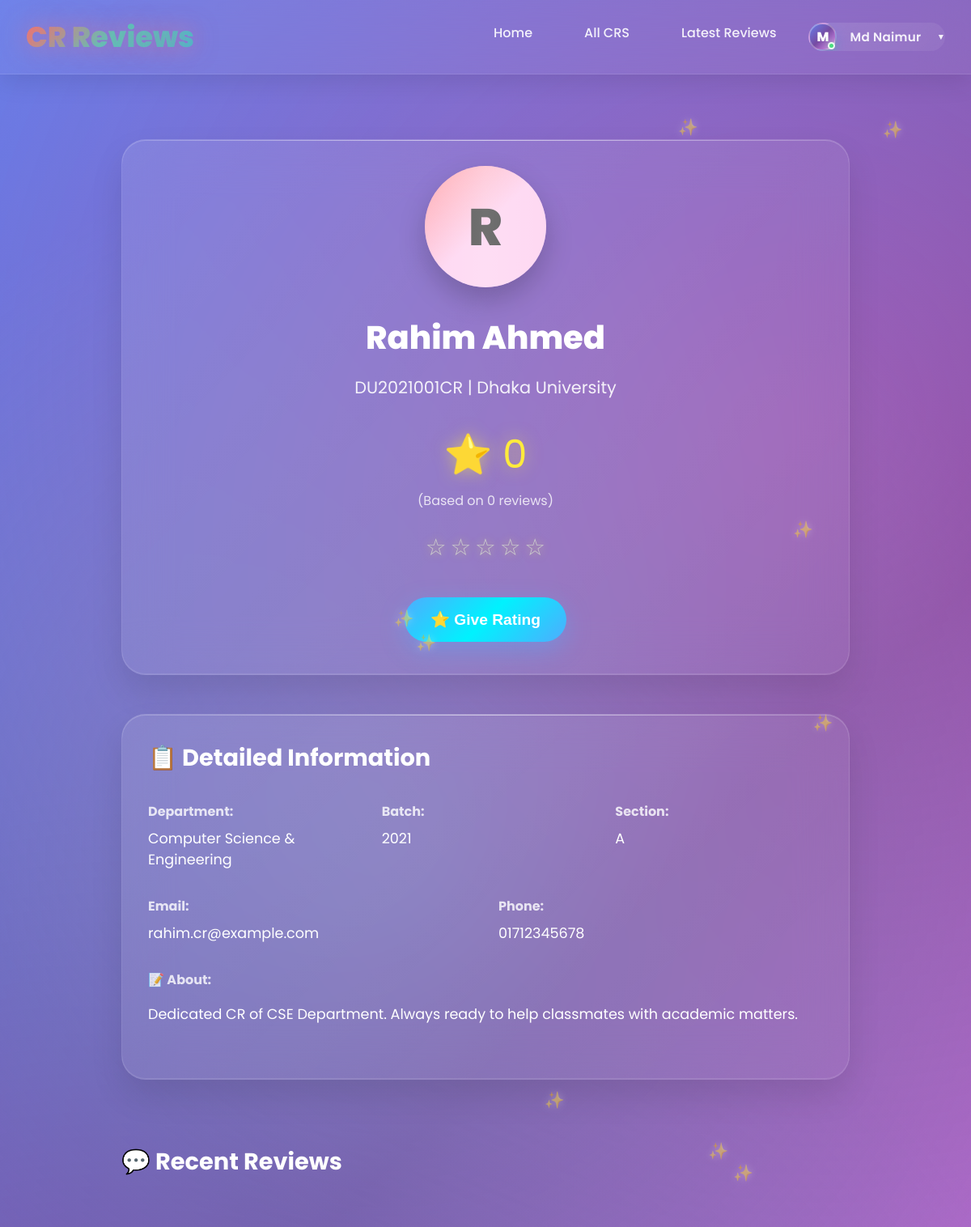
The app's page /cr_profile/rahim-ahmed/ (signed in, upper part), older data.
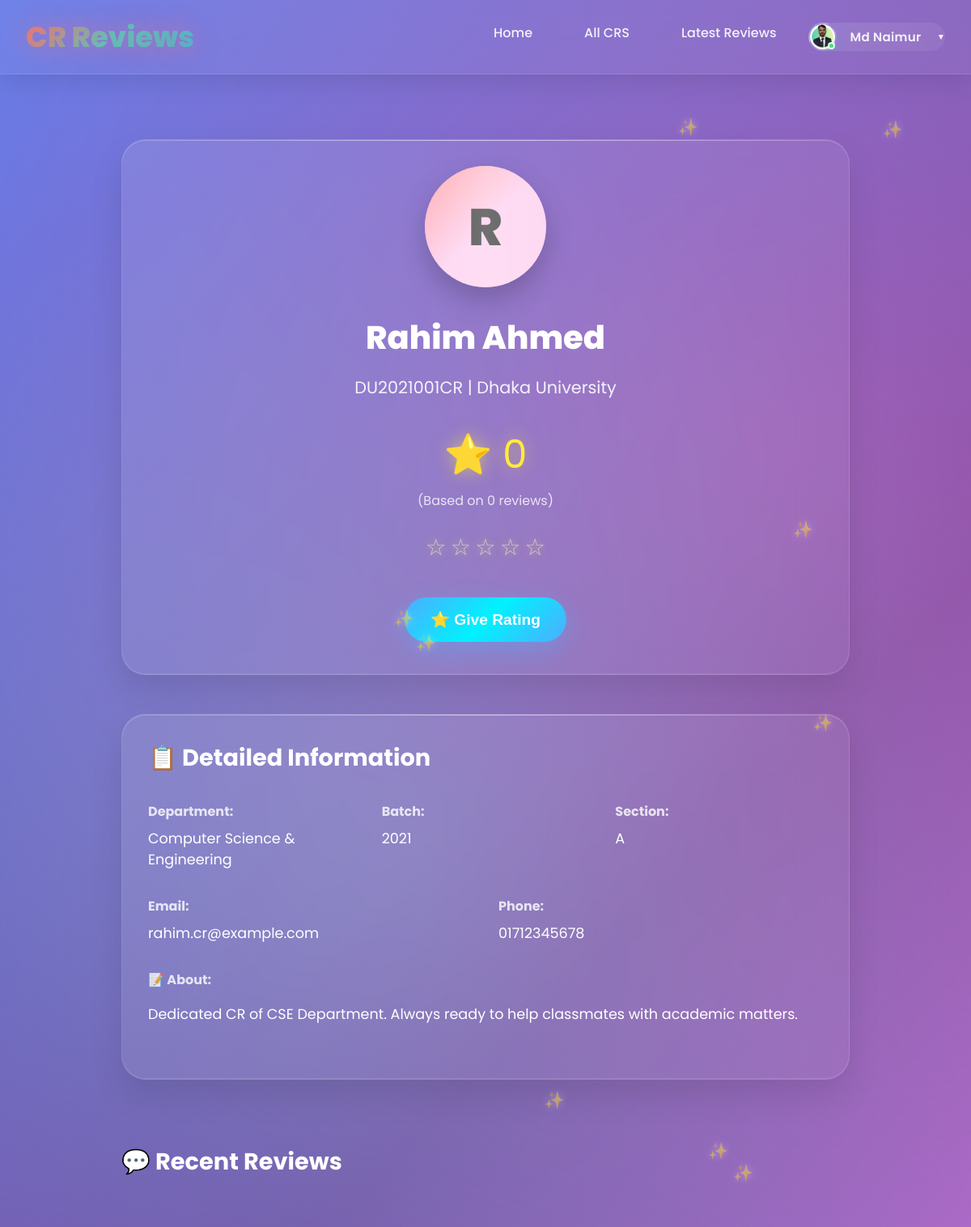
The same page, newer data.
### userprofile/models.py (models this page shows, shortened)
class User(AbstractBaseUser,PermissionsMixin):
    university=models.ForeignKey(University, on_delete=models.SET_NULL,related_name='university',null=True,blank=True)
    department=models.ForeignKey(Department, on_delete=models.SET_NULL,related_name='department',null=True,blank=True)
    profile_picture=models.ImageField(upload_to=user_profile_picture_path,null=True,blank=True)
    first_name = models.CharField(max_length=50)
    last_name = models.CharField(max_length=50)
    gender = models.CharField(choices=[('M', 'Male'), ('F', 'Female')], max_length=1)
    email = models.EmailField(unique=True)
    phone=models.CharField(max_length=20,null=True,blank=True)
    date_of_birth=models.DateField(null=True,blank=True)
    student_id=models.CharField(max_length=50,unique=True)
    batch=models.CharField(max_length=20,null=True,blank=True)
    section=models.CharField(max_length=20,null=True,blank=True)
    bio=models.TextField(null=True,blank=True)
    facebook_url=models.URLField(null=True,blank=True)
    instagram_url=models.URLField(null=True,blank=True)
    linkedin_url=models.URLField(null=True,blank=True)
    role=models.CharField(max_length=20, default='student')
    slug=models.SlugField(blank=True,unique=True)
    is_active = models.BooleanField(default=True)
    is_staff = models.BooleanField(default=False)
    created_at = models.DateTimeField(auto_now_add=True)
    updated_at = models.DateTimeField(auto_now=True)
    deleted_at = models.DateTimeField(blank=True, null=True)
    USERNAME_FIELD = 'email'
    REQUIRED_FIELDS = ['first_name','last_name']
    objects = CustomUserManager()

### cr/models.py (models this page shows, shortened)
class CrProfile(models.Model):
    user=models.OneToOneField('userprofile.User', on_delete=models.CASCADE,related_name='cr_profile')
    university=models.ForeignKey(University, on_delete=models.CASCADE,related_name='cr_profile')
    department=models.ForeignKey(Department, on_delete=models.CASCADE,related_name='cr_profile')
    profile_picture = models.ImageField(upload_to='cr_profile_pictures/', blank=True, null=True)
    name = models.CharField(max_length=100)
    gender = models.CharField(choices=[('M', 'Male'), ('F', 'Female')], max_length=1)
    email = models.EmailField(blank=True, null=True)
    phone = models.CharField(max_length=30, blank=True, null=True)
    st_id = models.CharField(max_length=50, unique=True)
    batch = models.CharField(max_length=20)
    section = models.CharField(max_length=10)
    bio = models.TextField(blank=True, null=True)
    slug = models.SlugField(unique=True, blank=True)
    created_at=models.DateTimeField(auto_now_add=True)
    updated_at=models.DateTimeField(auto_now=True)
    deleted_at=models.DateTimeField(auto_now=True,blank=True,null=True)
    @property
    def average_rating(self):
        avg=self.cr_reviews.aggregate(Avg('rating'))['rating__avg']
        return round(avg,1) if avg else 0

class University(models.Model):
    Public = "Public"
    Private = "Private"
    university_type = [
        (Public,"Public"),
        (Private,"Private"),
    ]
    title =models.CharField(max_length=100,unique=True,blank=False,null=False)
    type =models.CharField(max_length=100,choices=university_type)
    address=models.CharField(max_length=150, blank=True, null=True)
    slug=models.SlugField(blank=True,unique=True)
    created_at=models.DateTimeField(auto_now_add=True)
    updated_at=models.DateTimeField(auto_now=True)
    daleted_at=models.DateTimeField(auto_now=True,blank=True,null=True)
    def __str__(self):
        return self.title

class Department(models.Model):
    university=models.ForeignKey(University, on_delete=models.CASCADE,related_name='departments')
    title=models.CharField(max_length=50,unique=True,blank=False,null=False)
    code=models.CharField(max_length=50,unique=True,blank=True,null=True)
    slug=models.SlugField(blank=True,unique=True)
    created_at=models.DateTimeField(auto_now_add=True)
    updated_at=models.DateTimeField(auto_now=True)
    daleted_at=models.DateTimeField(auto_now=True,blank=True,null=True)
    def __str__(self):
        return self.title

### cr/views.py (the view)
# urls.py: path('cr_profile/<str:slug>/',cr_profile,name='cr_profile'),
def cr_profile(request,slug):
    cr_profile=get_object_or_404(CrProfile,slug=slug)
    review=Review.objects.filter(cr_profile=cr_profile).order_by('-created_at')
    paginator = Paginator(review,5)
    page_number = request.GET.get('page',1)
    try:
        review=paginator.page(page_number)
    except PageNotAnInteger:
        review=paginator.page(1)
    except EmptyPage:
        review=paginator.page(1)
    context={
        'cr_profile':cr_profile,
        'review':review,
        'paginator':paginator,
    }
    return render(request,'profile.html',context)

### templates/profile.html (shortened to what the changed rows need)
{% extends 'base.html' %}
{% load static %}
{% block content %}
    <div id="cr-profile" class="page">
        <div class="container">
            <div style="max-width: 900px; margin: 0 auto;">
                <div class="search-section" style="text-align: center; margin-bottom: 3rem;">
                    <div class="profile-photo" style="width: 150px; height: 150px; font-size: 4rem; margin: 0 auto 2rem; position: relative;" id="profile-photo">
                         {% if cr_profile.profile_picture %}
                        <img src="{{ cr_profile.profile_picture.url }}" alt="{{ cr_profile.name }}" />
                        {% else %}
                        <span>{{ cr_profile.name|first|upper }}</span>
                        {% endif %}
                    </div>
                    <h1 style="color: white; font-size: 2.5rem; font-weight: 800; margin-bottom: 1rem;" id="profile-name">{{cr_profile.name}}</h1>
                    <p style="color: rgba(255,255,255,0.9); font-size: 1.3rem; margin-bottom: 1.5rem;" id="profile-info">
                        {{cr_profile.st_id}} | {{cr_profile.university}}
                    </p>
                    <div style="margin: 2rem 0;">
                        <div style="font-size: 3rem; color: #ffeb3b; text-shadow: 0 0 20px rgba(255,235,59,0.5);">
                            ⭐ {{cr_profile.average_rating}}
                        </div>
                        <div style="color: rgba(255,255,255,0.8); margin-top: 0.5rem;" id="review-count">
                            (Based on {{review.paginator.count}} reviews)
                        </div>
                        <div class="rating">
                            {% for i in "12345" %} {% if forloop.counter <= cr_profile.average_rating %}
                            <span class="star filled">★</span>
                            {% else %}
                            <span class="star">☆</span>
                            {% endif %} {% endfor %}
                        </div>
                    </div>
                    <button class="btn" onclick="openRatingModal(document.getElementById('profile-name').textContent)" style="font-size: 1.2rem; padding: 1rem 2rem;">
                        ⭐ Give Rating
                    </button>
                </div>
                <div class="search-section">
                    <h2 style="color: white; font-size: 1.8rem; font-weight: 700; margin-bottom: 2rem;">📋 Detailed Information</h2>
                    <div style="display: grid; grid-template-columns: repeat(auto-fit, minmax(250px, 1fr)); gap: 2rem; margin-bottom: 2rem;" id="profile-details">
                        <div>
                            <strong style="color: rgba(255,255,255,0.8);">Department:</strong>
                            <p style="color: white; font-size: 1.1rem; margin-top: 0.5rem;">{{cr_profile.department}}</p>
                        </div>
                        <div>
                            <strong style="color: rgba(255,255,255,0.8);">Batch:</strong>
                            <p style="color: white; font-size: 1.1rem; margin-top: 0.5rem;">{{cr_profile.batch}}</p>
                        </div>
                        <div>
                            <strong style="color: rgba(255,255,255,0.8);">Section:</strong>
                            <p style="color: white; font-size: 1.1rem; margin-top: 0.5rem;">{{cr_profile.section}}</p>
                        </div>
                    </div>
                    <div style="display: grid; grid-template-columns: repeat(auto-fit, minmax(250px, 1fr)); gap: 2rem; margin-bottom: 2rem;">
                        <div>
                            <strong style="color: rgba(255,255,255,0.8);">Email:</strong>
                            <p style="color: white; font-size: 1.1rem; margin-top: 0.5rem; word-break: break-all;">{{cr_profile.email}}</p>
                        </div>
                        <div>
                            <strong style="color: rgba(255,255,255,0.8);">Phone:</strong>
                            <p style="color: white; font-size: 1.1rem; margin-top: 0.5rem;">{{cr_profile.phone}}</p>
                        </div>
                    </div>
                    <div style="margin: 2rem 0;">
                        <strong style="color: rgba(255,255,255,0.8);">📝 About:</strong>
                        <p style="color: white; font-size: 1.1rem; line-height: 1.7; margin-top: 1rem;" id="profile-about">
                            {{cr_profile.bio}}
                        </p>
                    </div>
                </div>
                <div class="section">
                    <h2 style="color: white; font-size: 1.8rem; font-weight: 700; margin-bottom: 2rem;">💬 Recent Reviews</h2>
                </div>
            </div>
        </div>
    </div>
{% endblock content %}

### templates/base.html (shortened to what this page needs)
<!DOCTYPE html>
<html lang="en">
{% load static %}
<head>
    <link rel="stylesheet" href="{% static 'style.css' %}">
    <link rel="stylesheet" href="{% static 'add_cr.css' %}">
    <link rel="stylesheet" href="{% static 'user_dashboard.css' %}">
</head>
<body>
    <nav class="navbar">
        <div class="nav-container">
            <a href="home.html" class="logo">CR Reviews</a>
            <ul class="nav-links">
                <li><a href="{% url 'home' %}" class="nav-link">Home</a></li>
                <li><a href="{% url 'all_cr' %}" class="nav-link" >All CRS</a></li>
                <li><a href="{% url 'latest_reviews' %}" class="nav-link" >Latest Reviews</a></li>
                {% if user.is_authenticated %}
                <li class="user-dropdown">
                <a href="#" class="nav-link user-profile-btn">
                    <span class="user-avatar">
                    {% if user.profile_picture %}
                        <img src="{{ user.profile_picture.url }}" alt="{{ user.name }}" />
                    {% else %}
                        {{ user.first_name|first|upper }}
                    {% endif %}
                    </span>
                    <span class="user-name">{{user.first_name}}</span>
                    <span class="dropdown-arrow">▼</span>
                </a>
                </li>
                {% else %}
                <li><a href="{% url 'login'%}" class="nav-link" >Login</a></li>
                <li><a href="{%url 'registration'%}" class="nav-link">Registration</a></li>
                {% endif %}
            </ul>
        </div>
    </nav>
    {% block content %}
    {% endblock content %}
</body>
</html>

Row changes from the older to the newer data that the page shows:
changed User "Md Naimur": profile_picture: picture added; first_name|first "M" → (not shown)
